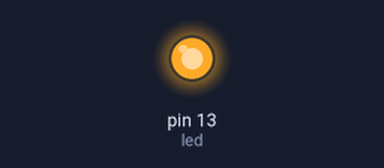
Simulated run of this sketch. Board: Arduino Uno, built with avr-gcc and run on an emulated ATmega328P. Shown: output pins drawn as LEDs (lit = HIGH).

Above: at 2.5 s.
At 5.5 s:
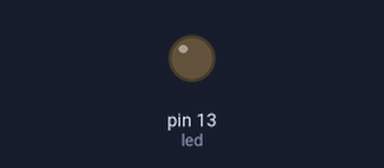
Timing chart, 0 to 7.8 s (numbered marks = the images above):
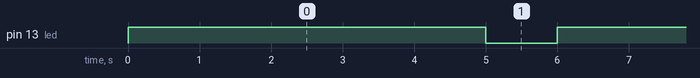

The sketch:

test_LED.ino
```cpp
int led = 13;
void setup(){
  pinMode(led,OUTPUT);
}
void loop(){
  digitalWrite(13,HIGH);
  delay(5000);
  digitalWrite(13,LOW);
  delay(1000);
}
```

Measured:
- by itself, pin 13 (led): alternates HIGH for 5.0 s and LOW for 1.0 s
